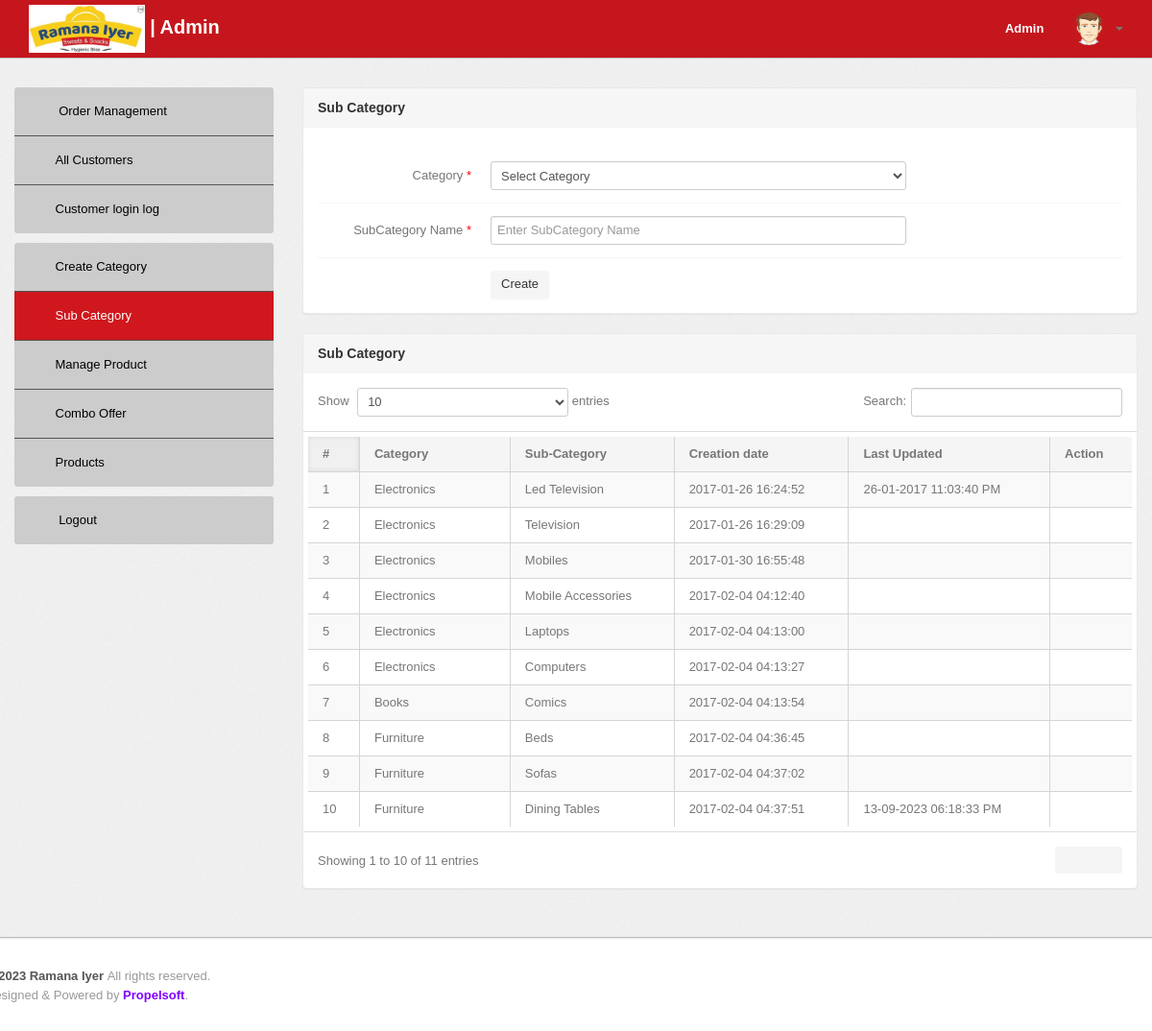
Page /admin/subcategory.php (signed in) on the committed database.
### tables this page shows
CREATE TABLE `subcategory` (
  `id` int(11) NOT NULL,
  `categoryid` int(11) DEFAULT NULL,
  `subcategory` varchar(255) DEFAULT NULL,
  `creationDate` timestamp NULL DEFAULT current_timestamp(),
  `updationDate` varchar(255) DEFAULT NULL
);

CREATE TABLE `category` (
  `id` int(11) NOT NULL,
  `categoryName` varchar(255) DEFAULT NULL,
  `categoryDescription` longtext DEFAULT NULL,
  `creationDate` timestamp NOT NULL DEFAULT current_timestamp(),
  `updationDate` varchar(255) DEFAULT NULL
);

### admin/subcategory.php (the view, shortened to what this page needs)
<?php
include('include/config.php');
if (strlen($_SESSION['alogin']) == 0) {
	header('location:index.php');
} else {
	?>
	<!DOCTYPE html>
	<html lang="en">
	<head>
		<link type="text/css" href="bootstrap/css/bootstrap.min.css" rel="stylesheet">
		<link type="text/css" href="bootstrap/css/bootstrap-responsive.min.css" rel="stylesheet">
		<link type="text/css" href="css/theme.css" rel="stylesheet">
		<link type="text/css" href="images/icons/css/font-awesome.css" rel="stylesheet">
		<link type="text/css" href='css/opensans.css' rel='stylesheet'>
		<link rel="stylesheet" href="css/sweetalert2.min.css">
	</head>
	<body>
		<?php include('include/header.php'); ?>
		<div class="wrapper">
			<div class="container">
				<div class="row">
					<?php
					include('include/sidebar.php'); ?>
					<div class="span9">
						<div class="content">
							<div class="module">
								<div class="module-head">
									<h3>Sub Category</h3>
								</div>
								<div class="module-body">
									<br />
									<form class="form-horizontal row-fluid" name="subcategory" method="post">
										<div class="control-group">
											<label class="control-label" for="basicinput">Category <span>*</span></label>
											<div class="controls">
												<select name="category" class="span8 tip" required>
													<option value="">Select Category</option>
												</select>
											</div>
										</div>
										<div class="control-group">
											<label class="control-label" for="basicinput">SubCategory Name <span>*</span></label>
											<div class="controls">
												<input type="text" placeholder="Enter SubCategory Name" name="subcategory"
													class="span8 tip" required>
											</div>
										</div>
										<div class="control-group">
											<div class="controls">
												<button type="submit" name="submit" class="btn">Create</button>
											</div>
										</div>
									</form>
								</div>
							</div>
							<div class="module">
								<div class="module-head">
									<h3>Sub Category</h3>
								</div>
								<div class="module-body table">
									<table cellpadding="0" cellspacing="0" border="0"
										class="datatable-1 table table-bordered table-striped	 display"
										style="width:100%;padding:5px;">
										<thead>
											<tr>
												<th>#</th>
												<th>Category</th>
												<th>Sub-Category</th>
												<th>Creation date</th>
												<th>Last Updated</th>
												<th>Action</th>
											</tr>
										</thead>
										<tbody>
											<?php $query = mysqli_query($con, "select subcategory.id,category.categoryName,subcategory.subcategory,subcategory.creationDate,subcategory.updationDate from subcategory join category on category.id=subcategory.categoryid");
											$cnt = 1;
											while ($row = mysqli_fetch_array($query)) {
												?>
												<tr>
													<td>
														<?php echo htmlentities($cnt); ?>
													</td>
													<td class="wrap_td_100">
														<?php echo htmlentities($row['categoryName']); ?>
													</td>
													<td class="wrap_td_100">
														<?php echo htmlentities($row['subcategory']); ?>
													</td>
													<td class="wrap_td_100">
														<?php echo htmlentities($row['creationDate']); ?>
													</td>
													<td class="wrap_td_100">
														<?php echo htmlentities($row['updationDate']); ?>
													</td>
													<td>
														<a href="edit-subcategory.php?id=<?php echo $row['id'] ?>"><i
																class="icon-edit"></i></a>
														<a onClick="delPopup('<?php echo $row['id'] ?>')"><i
																class="icon-remove-sign"></i></a>
													</td>
												</tr>
												<?php $cnt = $cnt + 1;
											} ?>
									</table>
								</div>
							</div>
						</div>
					</div>
				</div>
			</div>
		</div>
		<?php include('include/footer.php'); ?>
	</body>
<?php } ?>

### rows in the picture
subcategory: categoryid.categoryName "Electronics", subcategory "Led Television", creationDate "2017-01-26 16:24:52", updationDate "26-01-2017 11:03:40 PM"
subcategory: categoryid.categoryName "Electronics", subcategory "Television", creationDate "2017-01-26 16:29:09"
subcategory: categoryid.categoryName "Electronics", subcategory "Mobiles", creationDate "2017-01-30 16:55:48"
subcategory: categoryid.categoryName "Electronics", subcategory "Mobile Accessories", creationDate "2017-02-04 04:12:40"
subcategory: categoryid.categoryName "Electronics", subcategory "Laptops", creationDate "2017-02-04 04:13:00"
subcategory: categoryid.categoryName "Electronics", subcategory "Computers", creationDate "2017-02-04 04:13:27"
subcategory: categoryid.categoryName "Books", subcategory "Comics", creationDate "2017-02-04 04:13:54"
subcategory: categoryid.categoryName "Furniture", subcategory "Beds", creationDate "2017-02-04 04:36:45"
subcategory: categoryid.categoryName "Furniture", subcategory "Sofas", creationDate "2017-02-04 04:37:02"
subcategory: categoryid.categoryName "Furniture", subcategory "Dining Tables", creationDate "2017-02-04 04:37:51", updationDate "13-09-2023 06:18:33 PM"
